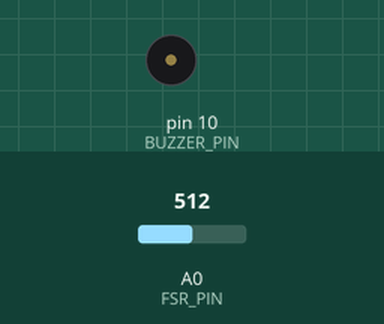
This sketch was run on a simulated Arduino Uno, built with avr-gcc and run on an emulated ATmega328P. Shown: buzzer (waves = sounding, pin HIGH). The inputs (shaded band) are chosen by the test bench; at power-on: A0 (FSR_PIN) = 512.

Above: at 1.2 s.
1.3 s: A0 (FSR_PIN) set to 524
At 2.2 s:
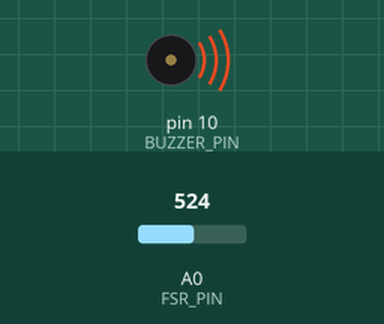
2.8 s: A0 (FSR_PIN) set to 511
At 3.5 s:
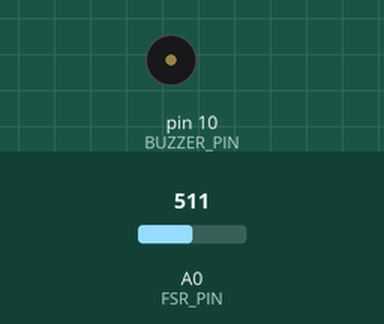
4.3 s: A0 (FSR_PIN) set to 716
At 4.7 s:
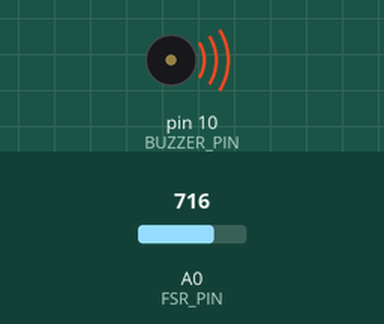
Timing chart, 0 to 7.3 s (numbered marks = the images above; inputs shaded):
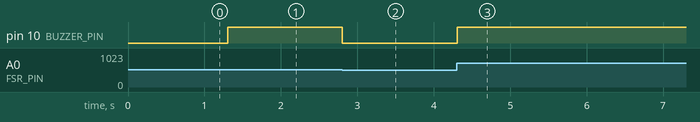

The sketch:

Middle_Force_Sensor_with_Buzzer.ino
```cpp
// Define constants
const int FSR_PIN = A0;  // Analog pin to read FSR sensor
const int BUZZER_PIN = 10;  // Digital pin to control buzzer
const int THRESHOLD = 500;  // Force threshold in grams

// Initialize buzzer object
void setup() {
  pinMode(BUZZER_PIN, OUTPUT);
}

// Main loop
void loop() {
  // Read force value from FSR sensor
  int force = analogRead(FSR_PIN);

  // Convert force value to grams
  force = map(force, 0, 1023, 0, 1000);

  // Check if force exceeds threshold
  if (force > THRESHOLD) {
    // Turn on buzzer
    digitalWrite(BUZZER_PIN, HIGH);
  } else {
    // Turn off buzzer
    digitalWrite(BUZZER_PIN, LOW);
  }

  // Wait for a short time to avoid spamming the buzzer
  delay(100);
}
```

Measured:
- the behaviour switches between 512 and 513 on A0 (FSR_PIN) (found by bisection; images 0 and 1)
- after the input at 1.3 s, pin 10 (BUZZER_PIN): LOW → HIGH at once
- after the input at 2.8 s, pin 10 (BUZZER_PIN): HIGH → LOW at once
- after the input at 4.3 s, pin 10 (BUZZER_PIN): LOW → HIGH at once
